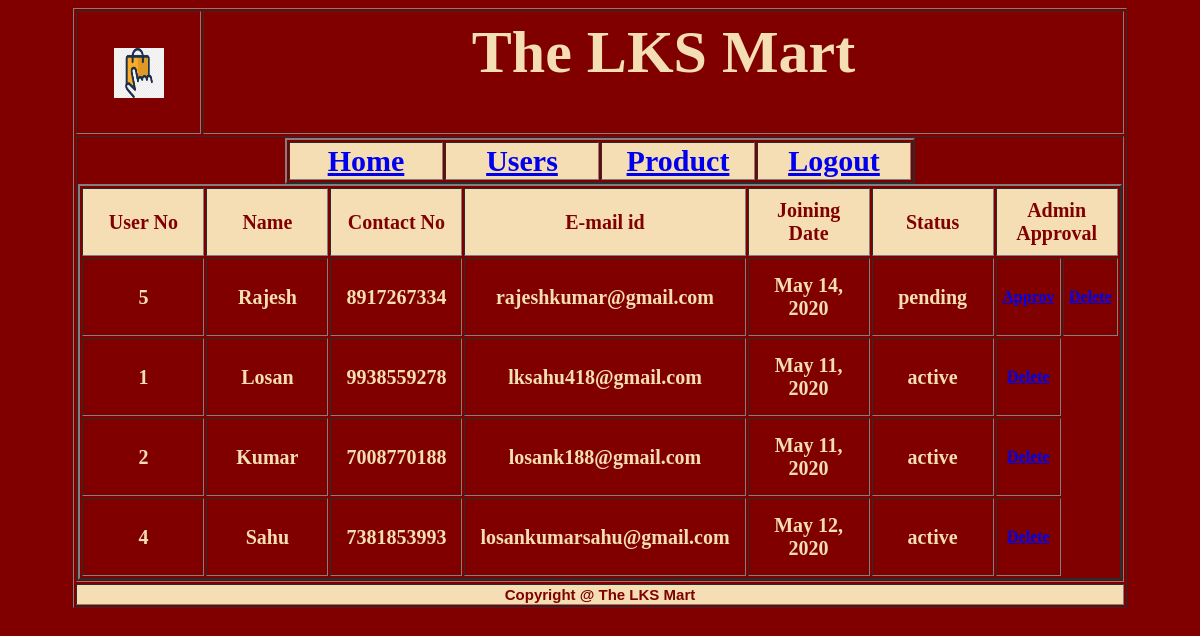
/user_data/, run on the app's committed database.
### app/models.py (models this page shows)
class UserModel(models.Model):
    no = models.AutoField(primary_key=True)
    name = models.CharField(max_length=100)
    contact = models.IntegerField(unique=True)
    email = models.CharField(max_length=100,unique=True)
    password = models.CharField(max_length=40)
    status = models.CharField(max_length=30)
    jdate = models.DateField(auto_now_add=True)

### app/views.py (the view)
# urls.py: path('user_data/',views.user_data,name="user_data"),
def user_data(request):
    res=UserModel.objects.filter(status="pending")
    result=UserModel.objects.filter(status="active")
    return render(request,"user_data.html",{"newdata":res,"olddata":result})

### templates/user_data.html
{% extends 'common.html' %}
{% block losan %}
    {% include 'admin_menu.html' %}
    <table align="center" border="2">
    <tr>
        <th class="user__info_title">User No</th>
        <th class="user__info_title">Name</th>
        <th class="user__info_title">Contact No</th>
        <th class="user__info_title">E-mail id</th>
        <th class="user__info_title">Joining Date</th>
        <th class="user__info_title">Status</th>
        <th class="user__info_title" colspan="2">Admin Approval</th>
    </tr>
    {% for x in newdata %}
         <tr>
            <th class="user__info_details">{{ x.no }}</th>
            <th class="user__info_details">{{ x.name }}</th>
            <th class="user__info_details">{{ x.contact }}</th>
            <th class="user__info_details">{{ x.email }}</th>
            <th class="user__info_details">{{ x.jdate }}</th>
            <th class="user__info_details">{{ x.status }}</th>
            <th class="user_info_details"><a href="{% url 'update' %}?no={{ x.no }}">Approv</a></th>
         <th class="user_info_details"><a href="{% url 'delete' %}?no={{ x.no }}">Delete</a></th>
         </tr>
    {% endfor %}
    {% for x in olddata %}
         <tr>
            <th class="user__info_details">{{ x.no }}</th>
            <th class="user__info_details">{{ x.name }}</th>
            <th class="user__info_details">{{ x.contact }}</th>
            <th class="user__info_details">{{ x.email }}</th>
            <th class="user__info_details">{{ x.jdate }}</th>
            <th class="user__info_details">{{ x.status }}</th>
         <th class="user_info_details"><a href="{% url 'delete' %}?no={{ x.no }}">Delete</a></th>
         </tr>
    {% endfor %}
    </table>
{% endblock %}

### app/static/c1.css (style rules this page uses)
body { background-color: maroon; }
.user__info_details { color: wheat; font-family: "Agency FB"; padding:15px; font-size: 20px; }
.user__info_title { padding: 10px; width: 100px; background-color: wheat; color: maroon; font-family: "Arial Black"; font-size: 20px; }

### data on the page
UserModel: no "5", name "Rajesh", contact "8917267334", email "rajeshkumar@gmail.com", jdate "May 14, 2020", status "pending"
UserModel: no "1", name "Losan", contact "9938559278", email "lksahu418@gmail.com", jdate "May 11, 2020", status "active"
UserModel: no "2", name "Kumar", contact "7008770188", email "losank188@gmail.com", jdate "May 11, 2020", status "active"
UserModel: no "4", name "Sahu", contact "7381853993", email "losankumarsahu@gmail.com", jdate "May 12, 2020", status "active"
